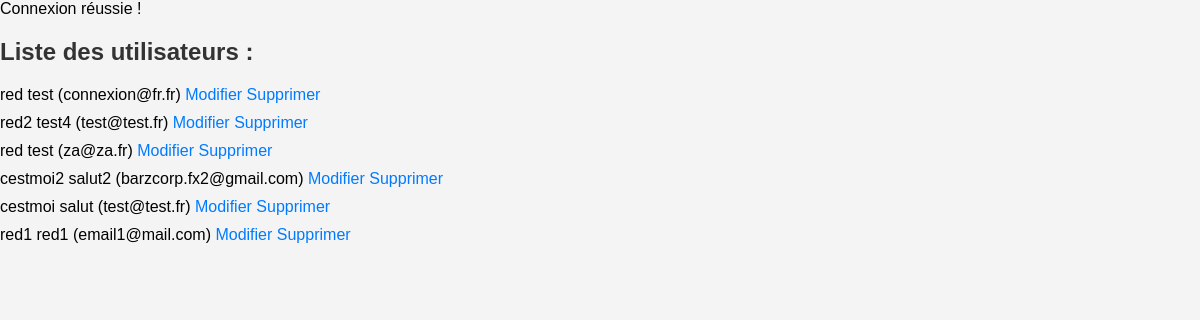
/pages/crud/liste_utilisateurs.php, run on the app's committed database.
### tables this page shows
CREATE TABLE IF NOT EXISTS `utilisateurs` (
  `id` int NOT NULL AUTO_INCREMENT,
  `nom` varchar(50) NOT NULL,
  `prenom` varchar(50) NOT NULL,
  `email` varchar(100) NOT NULL,
  `mot_de_passe` varchar(255) NOT NULL,
  PRIMARY KEY (`id`)
);

### assets/php/controllers/utilisateurController.php (called while the page is built, shortened)
<?php
class UtilisateurController
{
    private $conn;
    public function __construct($conn)
    {
        $this->conn = $conn;
    }
    public function listerUtilisateurs()
    {
        $stmt = $this->conn->query("SELECT * FROM utilisateurs");
        return $stmt->fetchAll(PDO::FETCH_ASSOC);
    }
}
?>

### pages/crud/liste_utilisateurs.php (the view, shortened to what this page needs)
<?php
include('../../assets/php/middleware/connect.php');
include('../../assets/php/controllers/utilisateurController.php');
$utilisateurController = new UtilisateurController($conn);
$utilisateurs = $utilisateurController->listerUtilisateurs();
?>
<!DOCTYPE html>
<html lang="en">
<head>
    <link rel="stylesheet" href="/vanilla/assets/css/styles.css">
</head>
<body>
<h2>Liste des utilisateurs :</h2>
<ul>
    <?php foreach ($utilisateurs as $utilisateur): ?>
        <li>
            <?= $utilisateur['prenom'] ?> <?= $utilisateur['nom'] ?> (<?= $utilisateur['email'] ?>)
            <a href="modifier_utilisateur.php?id=<?= $utilisateur['id'] ?>">Modifier</a>
            <a href="?action=supprimer&id=<?= $utilisateur['id'] ?>" onclick="return confirm('Êtes-vous sûr de vouloir supprimer cet utilisateur ?')">Supprimer</a>
        </li>
    <?php endforeach; ?>
</ul>
</body>
</html>

### assets/css/styles.css (style rules this page uses)
body { font-family: 'Arial', sans-serif; margin: 0; padding: 0; background-color: #f4f4f4; }
h1, h2, h3 { color: #333; }
ul { list-style: none; padding: 0; }
li { margin-bottom: 10px; }
a { color: #007BFF; text-decoration: none; }

### data on the page
utilisateurs: prenom "red", nom "test", email "connexion@fr.fr"
utilisateurs: prenom "red2", nom "test4", email "test@test.fr"
utilisateurs: prenom "red", nom "test", email "za@za.fr"
utilisateurs: prenom "cestmoi2", nom "salut2", email "barzcorp.fx2@gmail.com"
utilisateurs: prenom "cestmoi", nom "salut", email "test@test.fr"
utilisateurs: prenom "red1", nom "red1", email "email1@mail.com"
